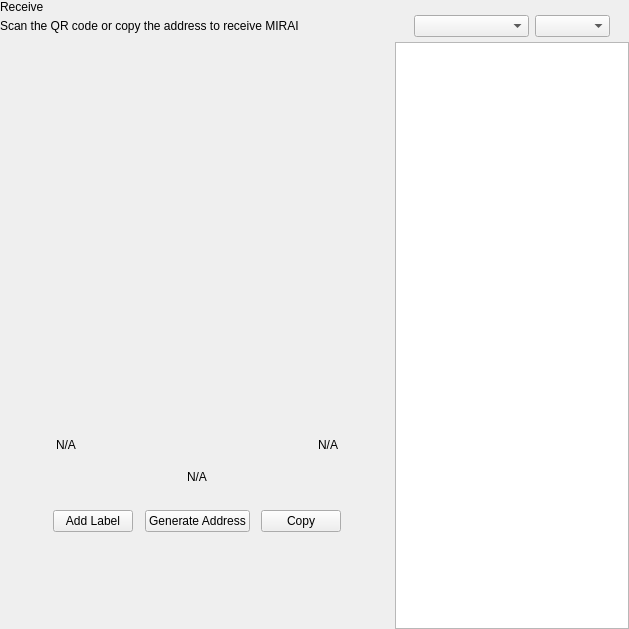
<?xml version="1.0" encoding="UTF-8"?>
<ui version="4.0">
 <class>ReceiveWidget</class>
 <widget class="QWidget" name="ReceiveWidget">
  <property name="geometry">
   <rect>
    <x>0</x>
    <y>0</y>
    <width>629</width>
    <height>629</height>
   </rect>
  </property>
  <property name="minimumSize">
   <size>
    <width>0</width>
    <height>0</height>
   </size>
  </property>
  <property name="windowTitle">
   <string>Form</string>
  </property>
  <layout class="QHBoxLayout" name="horizontalLayout_2" stretch="2,1">
   <property name="spacing">
    <number>0</number>
   </property>
   <property name="leftMargin">
    <number>0</number>
   </property>
   <property name="topMargin">
    <number>0</number>
   </property>
   <property name="rightMargin">
    <number>0</number>
   </property>
   <property name="bottomMargin">
    <number>0</number>
   </property>
   <item>
    <widget class="QWidget" name="left" native="true">
     <layout class="QVBoxLayout" name="verticalLayout_3">
      <property name="leftMargin">
       <number>0</number>
      </property>
      <property name="topMargin">
       <number>0</number>
      </property>
      <property name="rightMargin">
       <number>0</number>
      </property>
      <property name="bottomMargin">
       <number>0</number>
      </property>
      <item>
       <layout class="QVBoxLayout" name="verticalLayout_2">
        <property name="spacing">
         <number>0</number>
        </property>
        <property name="leftMargin">
         <number>0</number>
        </property>
        <item>
         <layout class="QHBoxLayout" name="horizontalLayout_3">
          <property name="spacing">
           <number>0</number>
          </property>
          <item>
           <layout class="QVBoxLayout" name="verticalLayout_4">
            <property name="spacing">
             <number>5</number>
            </property>
            <item>
             <widget class="QLabel" name="labelTitle">
              <property name="text">
               <string>Receive</string>
              </property>
             </widget>
            </item>
            <item alignment="Qt::AlignTop">
             <widget class="QLabel" name="labelSubtitle1">
              <property name="text">
               <string>Scan the QR code or copy the address to receive MIRAI</string>
              </property>
             </widget>
            </item>
           </layout>
          </item>
          <item>
           <spacer name="horizontalSpacer">
            <property name="orientation">
             <enum>Qt::Horizontal</enum>
            </property>
            <property name="sizeHint" stdset="0">
             <size>
              <width>40</width>
              <height>20</height>
             </size>
            </property>
           </spacer>
          </item>
         </layout>
        </item>
        <item>
         <spacer name="verticalSpacer_2">
          <property name="orientation">
           <enum>Qt::Vertical</enum>
          </property>
          <property name="sizeType">
           <enum>QSizePolicy::Expanding</enum>
          </property>
          <property name="sizeHint" stdset="0">
           <size>
            <width>20</width>
            <height>50</height>
           </size>
          </property>
         </spacer>
        </item>
        <item alignment="Qt::AlignHCenter">
         <widget class="QWidget" name="layoutQR" native="true">
          <property name="maximumSize">
           <size>
            <width>510</width>
            <height>16777215</height>
           </size>
          </property>
          <layout class="QVBoxLayout" name="verticalLayoutQr">
           <item>
            <spacer name="verticalSpacer11">
             <property name="orientation">
              <enum>Qt::Vertical</enum>
             </property>
             <property name="sizeType">
              <enum>QSizePolicy::Fixed</enum>
             </property>
             <property name="sizeHint" stdset="0">
              <size>
               <width>20</width>
               <height>20</height>
              </size>
             </property>
            </spacer>
           </item>
           <item alignment="Qt::AlignHCenter">
            <widget class="QLabel" name="labelQrImg">
             <property name="minimumSize">
              <size>
               <width>260</width>
               <height>260</height>
              </size>
             </property>
             <property name="maximumSize">
              <size>
               <width>260</width>
               <height>260</height>
              </size>
             </property>
             <property name="text">
              <string/>
             </property>
             <property name="alignment">
              <set>Qt::AlignCenter</set>
             </property>
            </widget>
           </item>
           <item>
            <spacer name="verticalSpacer_21">
             <property name="orientation">
              <enum>Qt::Vertical</enum>
             </property>
             <property name="sizeType">
              <enum>QSizePolicy::Fixed</enum>
             </property>
             <property name="sizeHint" stdset="0">
              <size>
               <width>20</width>
               <height>30</height>
              </size>
             </property>
            </spacer>
           </item>
           <item>
            <widget class="QWidget" name="widget" native="true">
             <property name="minimumSize">
              <size>
               <width>0</width>
               <height>0</height>
              </size>
             </property>
             <layout class="QHBoxLayout" name="horizontalLayout_5">
              <item>
               <widget class="QLabel" name="labelLabel">
                <property name="text">
                 <string notr="true">N/A</string>
                </property>
               </widget>
              </item>
              <item>
               <spacer name="horizontalSpacer_2">
                <property name="orientation">
                 <enum>Qt::Horizontal</enum>
                </property>
                <property name="sizeHint" stdset="0">
                 <size>
                  <width>141</width>
                  <height>20</height>
                 </size>
                </property>
               </spacer>
              </item>
              <item>
               <widget class="QLabel" name="labelDate">
                <property name="text">
                 <string notr="true">N/A</string>
                </property>
                <property name="alignment">
                 <set>Qt::AlignRight|Qt::AlignTrailing|Qt::AlignVCenter</set>
                </property>
               </widget>
              </item>
             </layout>
            </widget>
           </item>
           <item>
            <widget class="QLabel" name="labelAddress">
             <property name="sizePolicy">
              <sizepolicy hsizetype="Expanding" vsizetype="Preferred">
               <horstretch>0</horstretch>
               <verstretch>0</verstretch>
              </sizepolicy>
             </property>
             <property name="minimumSize">
              <size>
               <width>300</width>
               <height>0</height>
              </size>
             </property>
             <property name="text">
              <string notr="true">N/A</string>
             </property>
             <property name="alignment">
              <set>Qt::AlignCenter</set>
             </property>
            </widget>
           </item>
           <item>
            <spacer name="verticalSpacer_4">
             <property name="orientation">
              <enum>Qt::Vertical</enum>
             </property>
             <property name="sizeType">
              <enum>QSizePolicy::Fixed</enum>
             </property>
             <property name="sizeHint" stdset="0">
              <size>
               <width>20</width>
               <height>20</height>
              </size>
             </property>
            </spacer>
           </item>
           <item>
            <layout class="QHBoxLayout" name="horizontalLayout_4">
             <item alignment="Qt::AlignHCenter">
              <widget class="QPushButton" name="pushButtonLabel">
               <property name="focusPolicy">
                <enum>Qt::NoFocus</enum>
               </property>
               <property name="text">
                <string>Add Label</string>
               </property>
              </widget>
             </item>
             <item alignment="Qt::AlignHCenter">
              <widget class="QPushButton" name="pushButtonNewAddress">
               <property name="focusPolicy">
                <enum>Qt::NoFocus</enum>
               </property>
               <property name="text">
                <string>Generate Address</string>
               </property>
              </widget>
             </item>
             <item alignment="Qt::AlignHCenter">
              <widget class="QPushButton" name="pushButtonCopy">
               <property name="focusPolicy">
                <enum>Qt::NoFocus</enum>
               </property>
               <property name="text">
                <string>Copy</string>
               </property>
              </widget>
             </item>
            </layout>
           </item>
           <item>
            <spacer name="verticalSpacer_3">
             <property name="orientation">
              <enum>Qt::Vertical</enum>
             </property>
             <property name="sizeType">
              <enum>QSizePolicy::Expanding</enum>
             </property>
             <property name="sizeHint" stdset="0">
              <size>
               <width>20</width>
               <height>20</height>
              </size>
             </property>
            </spacer>
           </item>
          </layout>
         </widget>
        </item>
        <item>
         <spacer name="verticalSpacer">
          <property name="orientation">
           <enum>Qt::Vertical</enum>
          </property>
          <property name="sizeHint" stdset="0">
           <size>
            <width>20</width>
            <height>40</height>
           </size>
          </property>
         </spacer>
        </item>
       </layout>
      </item>
     </layout>
    </widget>
   </item>
   <item>
    <widget class="QWidget" name="right" native="true">
     <layout class="QVBoxLayout" name="verticalLayout_5">
      <property name="spacing">
       <number>0</number>
      </property>
      <property name="leftMargin">
       <number>1</number>
      </property>
      <property name="topMargin">
       <number>0</number>
      </property>
      <property name="rightMargin">
       <number>0</number>
      </property>
      <property name="bottomMargin">
       <number>0</number>
      </property>
      <item>
       <layout class="QVBoxLayout" name="container_right">
        <property name="spacing">
         <number>0</number>
        </property>
        <property name="leftMargin">
         <number>0</number>
        </property>
        <property name="rightMargin">
         <number>0</number>
        </property>
        <item>
         <layout class="QVBoxLayout" name="verticalLayout">
          <property name="spacing">
           <number>6</number>
          </property>
          <property name="leftMargin">
           <number>19</number>
          </property>
          <property name="rightMargin">
           <number>19</number>
          </property>
          <item>
           <widget class="OptionButton" name="btnRequest" native="true"/>
          </item>
          <item>
           <widget class="OptionButton" name="btnMyAddresses" native="true">
            <property name="sizePolicy">
             <sizepolicy hsizetype="Preferred" vsizetype="Minimum">
              <horstretch>0</horstretch>
              <verstretch>0</verstretch>
             </sizepolicy>
            </property>
           </widget>
          </item>
         </layout>
        </item>
        <item>
         <widget class="QWidget" name="sortWidget" native="true">
          <layout class="QHBoxLayout" name="horizontalLayout_6">
           <property name="leftMargin">
            <number>19</number>
           </property>
           <property name="rightMargin">
            <number>19</number>
           </property>
           <property name="bottomMargin">
            <number>5</number>
           </property>
           <item>
            <spacer name="horizontalSpacer_3">
             <property name="orientation">
              <enum>Qt::Horizontal</enum>
             </property>
             <property name="sizeHint" stdset="0">
              <size>
               <width>40</width>
               <height>20</height>
              </size>
             </property>
            </spacer>
           </item>
           <item>
            <widget class="QComboBox" name="comboBoxSort">
             <property name="sizePolicy">
              <sizepolicy hsizetype="Preferred" vsizetype="Fixed">
               <horstretch>0</horstretch>
               <verstretch>0</verstretch>
              </sizepolicy>
             </property>
             <property name="minimumSize">
              <size>
               <width>115</width>
               <height>0</height>
              </size>
             </property>
            </widget>
           </item>
           <item>
            <widget class="QComboBox" name="comboBoxSortOrder">
             <property name="sizePolicy">
              <sizepolicy hsizetype="Preferred" vsizetype="Fixed">
               <horstretch>0</horstretch>
               <verstretch>0</verstretch>
              </sizepolicy>
             </property>
             <property name="minimumSize">
              <size>
               <width>75</width>
               <height>0</height>
              </size>
             </property>
            </widget>
           </item>
          </layout>
         </widget>
        </item>
        <item>
         <widget class="QListView" name="listViewAddress"/>
        </item>
       </layout>
      </item>
     </layout>
    </widget>
   </item>
  </layout>
 </widget>
 <customwidgets>
  <customwidget>
   <class>OptionButton</class>
   <extends>QWidget</extends>
   <header>qt/pivx/optionbutton.h</header>
   <container>1</container>
  </customwidget>
 </customwidgets>
 <resources/>
 <connections/>
</ui>
